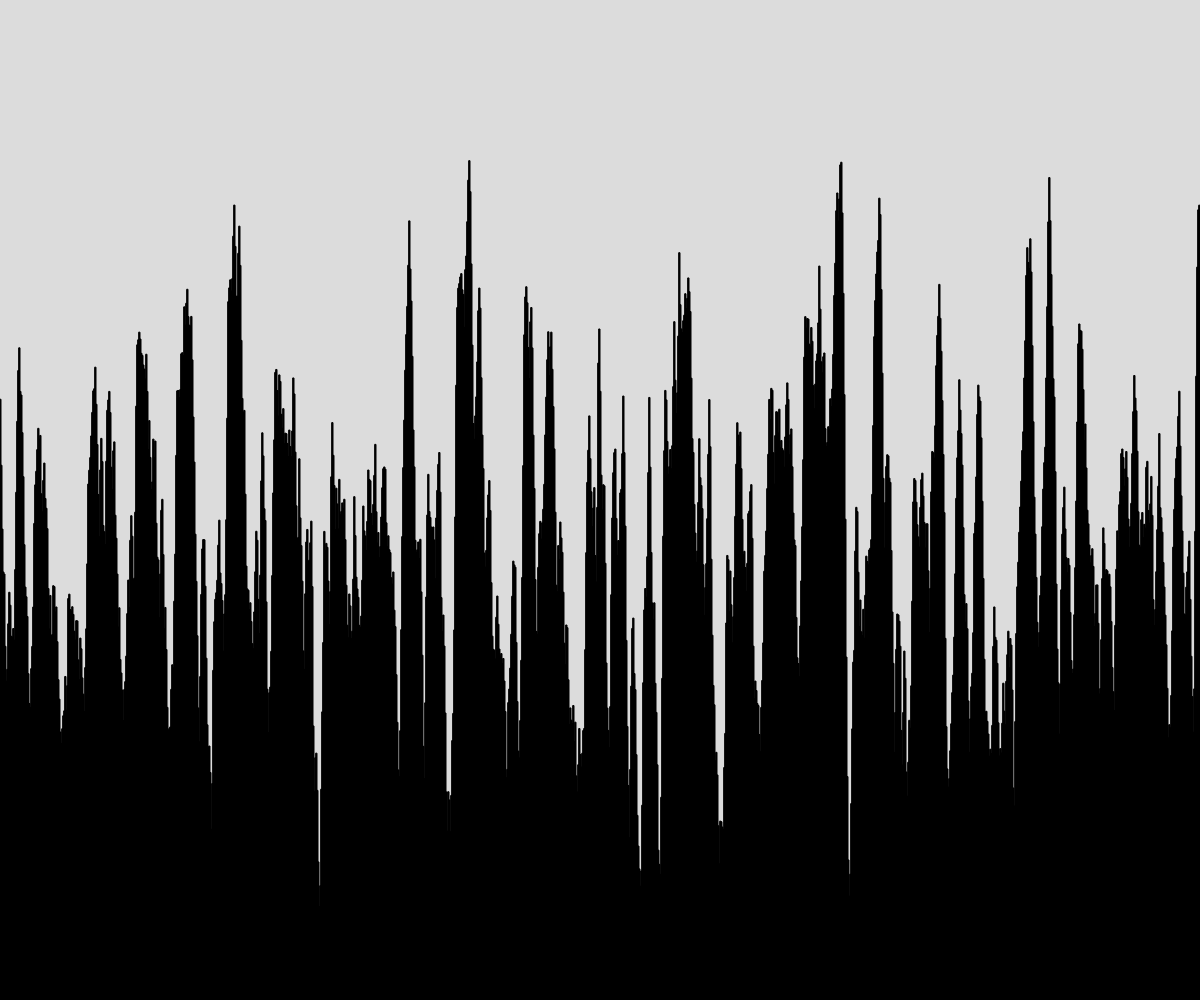
Frame 1 (no input)
Frame 60 (no input): identical to frame 1, image omitted
Frame 120 (the mouse pressed at the canvas centre since frame 60): identical to frame 1, image omitted

The p5.js sketch that drew this single still picture (run headless with seeded random() and noise() and a simulated clock; from frame 60 on, the mouse is pressed at the canvas centre):

// p5.js sketch
// ── sketch.js
// terrain generation
// kieran j
// 9/22/21
//
// Extra for Experts:
// - describe what you did to take this project "above and beyond"

let heights = [];
let numberOfRectangles;
 
function setup() {
  createCanvas(windowWidth, windowHeight);
  numberOfRectangles = width;
  generateTerrain(numberOfRectangles);
}

function draw() {
  background(220);
  displayTerrain();
}

function displayTerrain() {
  let rectWidth = width/numberOfRectangles;
  fill("black");
  for (let i = 0; i<heights.length; i++) {
    rect(i*rectWidth, height-heights[i], rectWidth, heights[i]);
  }
}

function generateTerrain(howMany) {
  let time = 0.1;
  let dTime = 0.1;

  for(let i = 0; i<howMany; i++) {
    let currentHeight = noise(time)*height;
    heights.push(currentHeight);
    time += dTime;
  }
}
